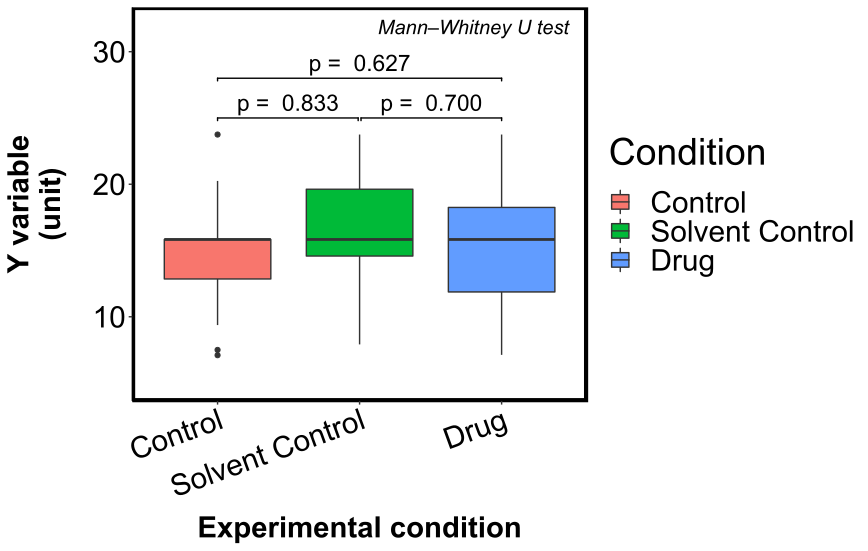

Recreate this plot in R.
# PREAMBLE: LOAD IN NECESSARY PACKAGES_____________________________________________________________
  library(ggplot2)
  library(ggsignif)
  library(grid)

# LOAD CONTROL DATA SET______________________________________________________________________________ 
  datatable1 = file.choose()
  df1 = read.csv(datatable1)
  df1 <- df1[,6] # Select period 1 column.
  df1 <- as.data.frame(df1) # Convert the matrix to a data frame.
  colnames(df1)[1] <- "Period" # Rename the column. 
  df1$Control <- 'Control'
  
# LOAD SOLVENT CONTROL DATA SET______________________________________________________________________________ 
  datatable2 = file.choose()
  df2 = read.csv(datatable2)
  df2 <- df2[,6] # Select period 1 column.
  df2 <- as.data.frame(df2) # Convert the matrix to a data frame.
  colnames(df2)[1] <- "Period" # Rename the column. 
  df2$Control <- 'Solvent Control'
  
# LOAD TEST CONDITION DATA SET______________________________________________________________________________ 
  datatable3 = file.choose()
  df3 = read.csv(datatable3)
  df3 <- df3[,6] # Select period 1 column.
  df3 <- as.data.frame(df3) # Convert the matrix to a data frame.
  colnames(df3)[1] <- "Period" # Rename the column. 
  df3$Control <- 'Drug'

# VERTICALLY CONCATENATE ALL THE DATA SETS_________________________________________________________________
  df <- rbind(df1, df2, df3)
  colnames(df)[2] <- "Condition" # Rename the column. 

# ORDER THE CONDITIONS MANUALLY____________________________________________________________________________
  df$Condition <- factor(df$Condition, levels = c("Control", "Solvent Control", "Drug"))
  
# CALCULATE SIGNIFICANCE WITH MAN WHITNEY U TEST___________________________________________________________
  
  p1 <- wilcox.test(df1[,1], df2[,1])
  p1 <- p1$p.value
  p1 <- format(round(p1, 3), nsmall = 3)
  CvSC <- paste ("p = ", p1, sep = " ", collapse = NULL)
  
  p1 <- wilcox.test(df2[,1], df3[,1])
  p1 <- p1$p.value
  p1 <- format(round(p1, 3), nsmall = 3)
  SCvDT <- paste ("p = ", p1, sep = " ", collapse = NULL)
  
  p1 <- wilcox.test(df1[,1], df3[,1])
  p1 <- p1$p.value
  p1 <- format(round(p1, 3), nsmall = 3)
  C_DT <- paste ("p = ", p1, sep = " ", collapse = NULL)
  
# PLOT THE DATA____________________________________________________________________________________________
  
  grob <- grobTree(textGrob("Mann-Whitney U test", x=0.54,  y=0.95, hjust=0,
                            gp=gpar(col="black", fontsize=15, fontface="italic")))
  
  
  ggplot(df, aes(Condition, Period)) + 
    geom_boxplot(aes(fill=Condition))+
    geom_signif(y_position = c(25, 25, 28), 
                xmin = c(1, 2.01, 1), 
                xmax = c(1.99, 3, 3), 
                annotation = c(CvSC, SCvDT, C_DT),
                tip_length = 0.01, 
                textsize = 6, 
                vjust = -0.2)+
    ylab("Y variable
(unit)")+
    xlab("Experimental condition")+
    scale_y_continuous(limits = c(5,32))+
    annotation_custom(grob)+
    theme_bw()+
    theme(plot.title = element_text(size = 18, 
                                    family = "Tahoma", 
                                    face = "bold",
                                    margin = margin(t = 0, r = 0, b = 20, l = 0)),
          text = element_text(size = 28, colour="Black"),
          axis.text = element_text(colour = "black"),
          axis.text.x = element_text(angle = 20, hjust = 1),
          axis.title = element_text(face="bold"),
          axis.line = element_line(colour = "black"),
          panel.grid.major = element_blank(),
          panel.grid.minor = element_blank(),
          axis.title.y = element_text(size = 22, margin = margin(t = 0, r = 20, b = 0, l = 0)),
          axis.title.x = element_text(size = 22, margin = margin(t = 10, r = 0, b = 0, l = 0)),
          panel.border = element_rect(colour = "black", fill=NA, size=2))+
    scale_color_identity(guide = "legend")
  
